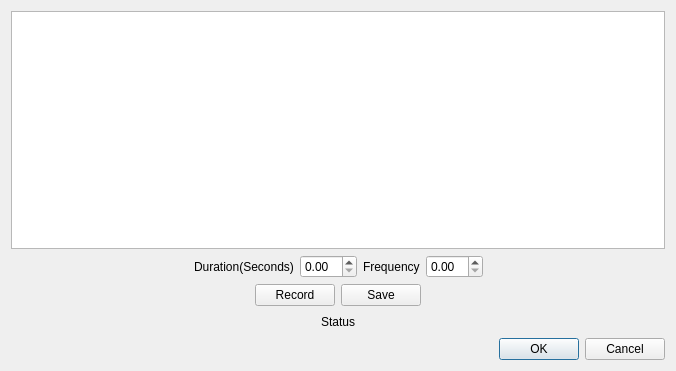
<?xml version="1.0" encoding="UTF-8"?>
<ui version="4.0">
 <class>RecordSoundDialog</class>
 <widget class="QDialog" name="RecordSoundDialog">
  <property name="geometry">
   <rect>
    <x>0</x>
    <y>0</y>
    <width>676</width>
    <height>371</height>
   </rect>
  </property>
  <property name="windowTitle">
   <string>Record Window</string>
  </property>
  <layout class="QGridLayout" name="gridLayout">
   <item row="0" column="0">
    <layout class="QVBoxLayout" name="verticalLayout">
     <item>
      <widget class="QGraphicsView" name="graphicsView"/>
     </item>
     <item>
      <layout class="QVBoxLayout" name="verticalLayout_2">
       <item>
        <layout class="QHBoxLayout" name="horizontalLayout_3">
         <item>
          <spacer name="horizontalSpacer_5">
           <property name="orientation">
            <enum>Qt::Horizontal</enum>
           </property>
           <property name="sizeHint" stdset="0">
            <size>
             <width>40</width>
             <height>20</height>
            </size>
           </property>
          </spacer>
         </item>
         <item>
          <widget class="QLabel" name="label_2">
           <property name="text">
            <string>Duration(Seconds)</string>
           </property>
          </widget>
         </item>
         <item>
          <widget class="QDoubleSpinBox" name="doubleSpinBoxDuration"/>
         </item>
         <item>
          <widget class="QLabel" name="label_3">
           <property name="text">
            <string>Frequency</string>
           </property>
          </widget>
         </item>
         <item>
          <widget class="QDoubleSpinBox" name="doubleSpinBoxFrequency"/>
         </item>
         <item>
          <spacer name="horizontalSpacer_6">
           <property name="orientation">
            <enum>Qt::Horizontal</enum>
           </property>
           <property name="sizeHint" stdset="0">
            <size>
             <width>40</width>
             <height>20</height>
            </size>
           </property>
          </spacer>
         </item>
        </layout>
       </item>
       <item>
        <layout class="QHBoxLayout" name="horizontalLayout_4"/>
       </item>
      </layout>
     </item>
     <item>
      <layout class="QHBoxLayout" name="horizontalLayout">
       <item>
        <spacer name="horizontalSpacer">
         <property name="orientation">
          <enum>Qt::Horizontal</enum>
         </property>
         <property name="sizeHint" stdset="0">
          <size>
           <width>40</width>
           <height>20</height>
          </size>
         </property>
        </spacer>
       </item>
       <item>
        <widget class="QPushButton" name="pushButtonRecord">
         <property name="text">
          <string>Record</string>
         </property>
        </widget>
       </item>
       <item>
        <widget class="QPushButton" name="pushButtonSave">
         <property name="text">
          <string>Save</string>
         </property>
        </widget>
       </item>
       <item>
        <spacer name="horizontalSpacer_2">
         <property name="orientation">
          <enum>Qt::Horizontal</enum>
         </property>
         <property name="sizeHint" stdset="0">
          <size>
           <width>40</width>
           <height>20</height>
          </size>
         </property>
        </spacer>
       </item>
      </layout>
     </item>
     <item>
      <layout class="QHBoxLayout" name="horizontalLayout_2">
       <item>
        <spacer name="horizontalSpacer_3">
         <property name="orientation">
          <enum>Qt::Horizontal</enum>
         </property>
         <property name="sizeHint" stdset="0">
          <size>
           <width>40</width>
           <height>20</height>
          </size>
         </property>
        </spacer>
       </item>
       <item>
        <widget class="QLabel" name="LabelStatus">
         <property name="text">
          <string>Status</string>
         </property>
        </widget>
       </item>
       <item>
        <spacer name="horizontalSpacer_4">
         <property name="orientation">
          <enum>Qt::Horizontal</enum>
         </property>
         <property name="sizeHint" stdset="0">
          <size>
           <width>40</width>
           <height>20</height>
          </size>
         </property>
        </spacer>
       </item>
      </layout>
     </item>
    </layout>
   </item>
   <item row="1" column="0">
    <widget class="QDialogButtonBox" name="buttonBox">
     <property name="orientation">
      <enum>Qt::Horizontal</enum>
     </property>
     <property name="standardButtons">
      <set>QDialogButtonBox::Cancel|QDialogButtonBox::Ok</set>
     </property>
    </widget>
   </item>
  </layout>
 </widget>
 <resources/>
 <connections>
  <connection>
   <sender>buttonBox</sender>
   <signal>accepted()</signal>
   <receiver>RecordSoundDialog</receiver>
   <slot>accept()</slot>
   <hints>
    <hint type="sourcelabel">
     <x>248</x>
     <y>254</y>
    </hint>
    <hint type="destinationlabel">
     <x>157</x>
     <y>274</y>
    </hint>
   </hints>
  </connection>
  <connection>
   <sender>buttonBox</sender>
   <signal>rejected()</signal>
   <receiver>RecordSoundDialog</receiver>
   <slot>reject()</slot>
   <hints>
    <hint type="sourcelabel">
     <x>316</x>
     <y>260</y>
    </hint>
    <hint type="destinationlabel">
     <x>286</x>
     <y>274</y>
    </hint>
   </hints>
  </connection>
 </connections>
</ui>
